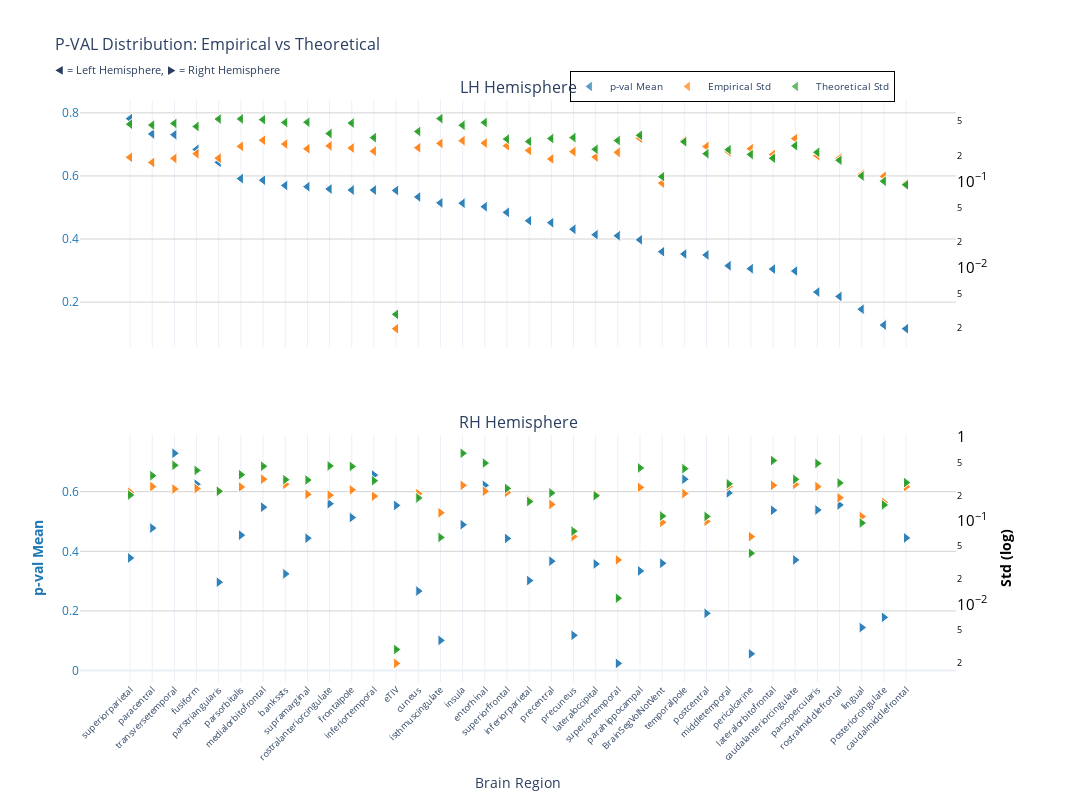
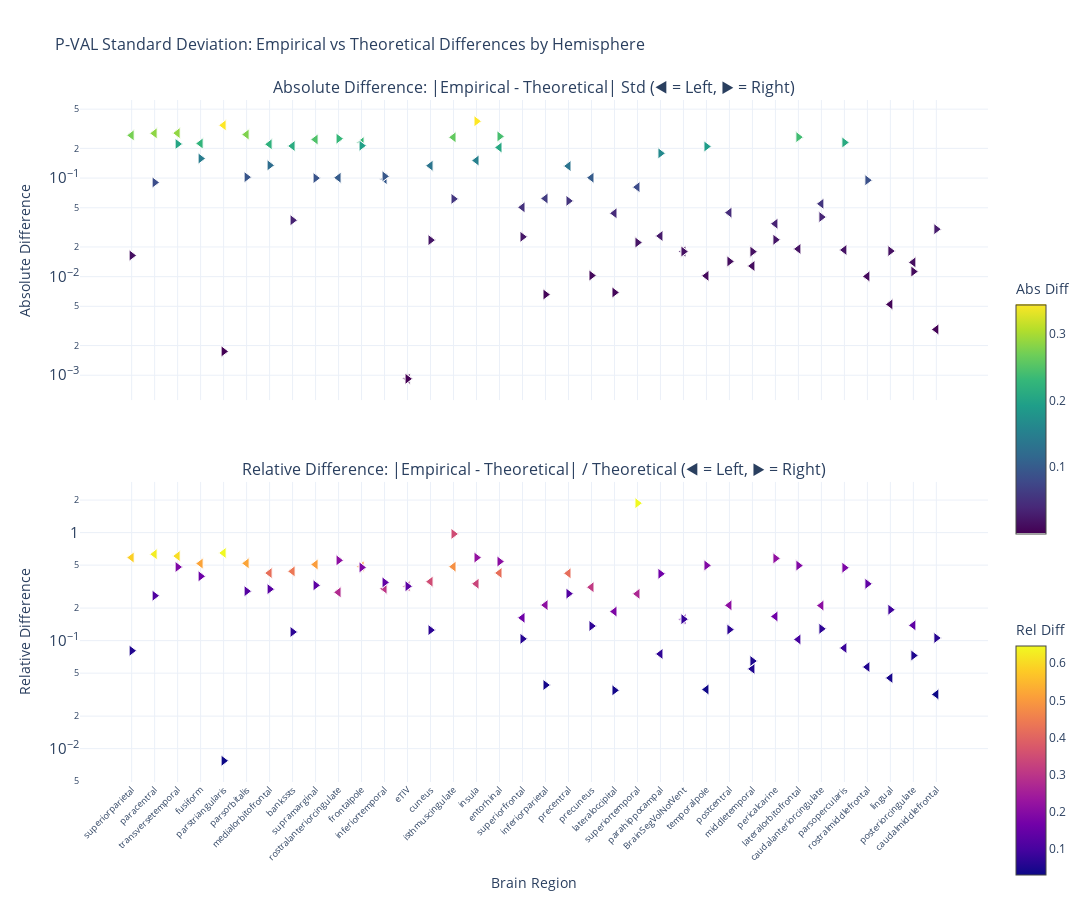

The notebook cell these images were saved under, in order:
### Markdown cell above
### p-value

### Code cell
nu_nav = df_navr[(df_navr["study"] == "longitudinal") & (df_navr["group"] == "HC-PD")]
data_path = stats_dir / f"partial_correlation_longitudinal_{METRIC}.parquet"
df, stats = get_test_stats(
    data_path, stat_functions_F, nu_nav, hemisphere=True, study="longitudinal"
)
show_figure(
    stats, hemisphere=True, stat_name="p-val", study="longitudinal", metric=METRIC
)

### Figure 1 — Plotly figure (JSON) as saved in the notebook; plotly's stock layout.template omitted (floating-point values rounded to 4 significant figures)
{"data": [{"hovertemplate": "<b>%{x}</b><br>Mean p-val: %{y:.2f}<br><extra></extra>", "legendgroup": "mean", "marker": {"color": "#1f77b4", "line": {"color": "white", "width": 1}, "opacity": 0.7, "size": 10, "symbol": "triangle-left"}, "mode": "markers", "name": "p-val Mean", "showlegend": true, "type": "scatter", "x": ["superiorparietal", "superiorparietal", "paracentral", "paracentral", "transversetemporal", "transversetemporal", "fusiform", "fusiform", "parstriangularis", "parstriangularis", "parsorbitalis", "parsorbitalis", "medialorbitofrontal", "medialorbitofrontal", "bankssts", "bankssts", "supramarginal", "supramarginal", "rostralanteriorcingulate", "rostralanteriorcingulate", "frontalpole", "frontalpole", "inferiortemporal", "inferiortemporal", "eTIV", "eTIV", "cuneus", "cuneus", "isthmuscingulate", "isthmuscingulate", "insula", "insula", "entorhinal", "entorhinal", "superiorfrontal", "superiorfrontal", "inferiorparietal", "inferiorparietal", "precentral", "precentral", "precuneus", "precuneus", "lateraloccipital", "lateraloccipital", "superiortemporal", "superiortemporal", "parahippocampal", "parahippocampal", "BrainSegVolNotVent", "BrainSegVolNotVent", "temporalpole", "temporalpole", "postcentral", "postcentral", "middletemporal", "middletemporal", "pericalcarine", "pericalcarine", "lateralorbitofrontal", "lateralorbitofrontal", "caudalanteriorcingulate", "caudalanteriorcingulate", "parsopercularis", "parsopercularis", "rostralmiddlefrontal", "rostralmiddlefrontal", "lingual", "lingual", "posteriorcingulate", "posteriorcingulate", "caudalmiddlefrontal", "caudalmiddlefrontal"], "xaxis": "x", "y": [0.7817, 0.7817, 0.733, 0.733, 0.7307, 0.7307, 0.6842, 0.6842, 0.6432, 0.6432, 0.5915, 0.5915, 0.5865, 0.5865, 0.5699, 0.5699, 0.566, 0.566, 0.5586, 0.5586, 0.5555, 0.5555, 0.5553, 0.5553, 0.5539, 0.5539, 0.5334, 0.5334, 0.5147, 0.5147, 0.5136, 0.5136, 0.5027, 0.5027, 0.4846, 0.4846, 0.4581, 0.4581, 0.4518, 0.4518, 0.431, 0.431, 0.4138, 0.4138, 0.4104, 0.4104, 0.3975, 0.3975, 0.3599, 0.3599, 0.3527, 0.3527, 0.3496, 0.3496, 0.3153, 0.3153, 0.3061, 0.3061, 0.3047, 0.3047, 0.2986, 0.2986, 0.2318, 0.2318, 0.2179, 0.2179, 0.1776, 0.1776, 0.1274, 0.1274, 0.1157, 0.1157], "yaxis": "y"}, {"hovertemplate": "<b>%{x}</b><br>Empirical Std: %{y:.3f}<br><extra></extra>", "legendgroup": "empirical", "marker": {"color": "#ff7f0e", "line": {"color": "white", "width": 1}, "opacity": 0.7, "size": 10, "symbol": "triangle-left"}, "mode": "markers", "name": "Empirical Std", "showlegend": true, "type": "scatter", "x": ["superiorparietal", "superiorparietal", "paracentral", "paracentral", "transversetemporal", "transversetemporal", "fusiform", "fusiform", "parstriangularis", "parstriangularis", "parsorbitalis", "parsorbitalis", "medialorbitofrontal", "medialorbitofrontal", "bankssts", "bankssts", "supramarginal", "supramarginal", "rostralanteriorcingulate", "rostralanteriorcingulate", "frontalpole", "frontalpole", "inferiortemporal", "inferiortemporal", "eTIV", "eTIV", "cuneus", "cuneus", "isthmuscingulate", "isthmuscingulate", "insula", "insula", "entorhinal", "entorhinal", "superiorfrontal", "superiorfrontal", "inferiorparietal", "inferiorparietal", "precentral", "precentral", "precuneus", "precuneus", "lateraloccipital", "lateraloccipital", "superiortemporal", "superiortemporal", "parahippocampal", "parahippocampal", "BrainSegVolNotVent", "BrainSegVolNotVent", "temporalpole", "temporalpole", "postcentral", "postcentral", "middletemporal", "middletemporal", "pericalcarine", "pericalcarine", "lateralorbitofrontal", "lateralorbitofrontal", "caudalanteriorcingulate", "caudalanteriorcingulate", "parsopercularis", "parsopercularis", "rostralmiddlefrontal", "rostralmiddlefrontal", "lingual", "lingual", "posteriorcingulate", "posteriorcingulate", "caudalmiddlefrontal", "caudalmiddlefrontal"], "xaxis": "x", "y": [0.1908, 0.1908, 0.1665, 0.1665, 0.1856, 0.1856, 0.2099, 0.2099, 0.1867, 0.1867, 0.2559, 0.2559, 0.3016, 0.3016, 0.2718, 0.2718, 0.2399, 0.2399, 0.2591, 0.2591, 0.2448, 0.2448, 0.225, 0.225, 0.001968, 0.001968, 0.2464, 0.2464, 0.277, 0.277, 0.298, 0.298, 0.279, 0.279, 0.26, 0.26, 0.229, 0.229, 0.1829, 0.1829, 0.2221, 0.2221, 0.1925, 0.1925, 0.2179, 0.2179, 0.3178, 0.3178, 0.09586, 0.09586, 0.2989, 0.2989, 0.2548, 0.2548, 0.2214, 0.2214, 0.2402, 0.2402, 0.2055, 0.2055, 0.3147, 0.3147, 0.1997, 0.1997, 0.1867, 0.1867, 0.1212, 0.1212, 0.1148, 0.1148, 0.09457, 0.09457], "yaxis": "y2"}, {"error_y": {"array": [0.009185, 0.009185, 0.008961, 0.008961, 0.009367, 0.009367, 0.00863, 0.00863, 0.01053, 0.01053, 0.01058, 0.01058, 0.01037, 0.01037, 0.009604, 0.009604, 0.009661, 0.009661, 0.007149, 0.007149, 0.00946, 0.00946, 0.00641, 0.00641, 5.738e-05, 5.738e-05, 0.007549, 0.007549, 0.01065, 0.01065, 0.008915, 0.008915, 0.009603, 0.009603, 0.006169, 0.006169, 0.005784, 0.005784, 0.006264, 0.006264, 0.006417, 0.006417, 0.004697, 0.004697, 0.005937, 0.005937, 0.006827, 0.006827, 0.002262, 0.002262, 0.005737, 0.005737, 0.004176, 0.004176, 0.004654, 0.004654, 0.004088, 0.004088, 0.003703, 0.003703, 0.005163, 0.005163, 0.004339, 0.004339, 0.003509, 0.003509, 0.002304, 0.002304, 0.002003, 0.002003, 0.001821, 0.001821], "arrayminus": [0.009003, 0.009003, 0.008784, 0.008784, 0.009181, 0.009181, 0.008459, 0.008459, 0.01032, 0.01032, 0.01037, 0.01037, 0.01016, 0.01016, 0.009414, 0.009414, 0.00947, 0.00947, 0.007007, 0.007007, 0.009272, 0.009272, 0.006283, 0.006283, 5.624e-05, 5.624e-05, 0.0074, 0.0074, 0.01044, 0.01044, 0.008738, 0.008738, 0.009413, 0.009413, 0.006047, 0.006047, 0.005669, 0.005669, 0.00614, 0.00614, 0.006289, 0.006289, 0.004604, 0.004604, 0.005819, 0.005819, 0.006692, 0.006692, 0.002217, 0.002217, 0.005623, 0.005623, 0.004093, 0.004093, 0.004562, 0.004562, 0.004007, 0.004007, 0.00363, 0.00363, 0.00506, 0.00506, 0.004253, 0.004253, 0.003439, 0.003439, 0.002259, 0.002259, 0.001964, 0.001964, 0.001785, 0.001785], "color": "#2ca02c", "thickness": 1, "type": "data", "visible": true, "width": 2}, "hovertemplate": "<b>%{x}</b><br>Theoretical Std: %{y:.3f}<br><extra></extra>", "legendgroup": "theoretical", "marker": {"color": "#2ca02c", "line": {"color": "white", "width": 1}, "opacity": 0.7, "size": 10, "symbol": "triangle-left"}, "mode": "markers", "name": "Theoretical Std", "showlegend": true, "type": "scatter", "x": ["superiorparietal", "superiorparietal", "paracentral", "paracentral", "transversetemporal", "transversetemporal", "fusiform", "fusiform", "parstriangularis", "parstriangularis", "parsorbitalis", "parsorbitalis", "medialorbitofrontal", "medialorbitofrontal", "bankssts", "bankssts", "supramarginal", "supramarginal", "rostralanteriorcingulate", "rostralanteriorcingulate", "frontalpole", "frontalpole", "inferiortemporal", "inferiortemporal", "eTIV", "eTIV", "cuneus", "cuneus", "isthmuscingulate", "isthmuscingulate", "insula", "insula", "entorhinal", "entorhinal", "superiorfrontal", "superiorfrontal", "inferiorparietal", "inferiorparietal", "precentral", "precentral", "precuneus", "precuneus", "lateraloccipital", "lateraloccipital", "superiortemporal", "superiortemporal", "parahippocampal", "parahippocampal", "BrainSegVolNotVent", "BrainSegVolNotVent", "temporalpole", "temporalpole", "postcentral", "postcentral", "middletemporal", "middletemporal", "pericalcarine", "pericalcarine", "lateralorbitofrontal", "lateralorbitofrontal", "caudalanteriorcingulate", "caudalanteriorcingulate", "parsopercularis", "parsopercularis", "rostralmiddlefrontal", "rostralmiddlefrontal", "lingual", "lingual", "posteriorcingulate", "posteriorcingulate", "caudalmiddlefrontal", "caudalmiddlefrontal"], "xaxis": "x", "y": [0.4623, 0.4623, 0.451, 0.451, 0.4714, 0.4714, 0.4343, 0.4343, 0.53, 0.53, 0.5324, 0.5324, 0.5218, 0.5218, 0.4834, 0.4834, 0.4862, 0.4862, 0.3598, 0.3598, 0.4761, 0.4761, 0.3226, 0.3226, 0.002888, 0.002888, 0.38, 0.38, 0.5362, 0.5362, 0.4487, 0.4487, 0.4833, 0.4833, 0.3105, 0.3105, 0.2911, 0.2911, 0.3153, 0.3153, 0.3229, 0.3229, 0.2364, 0.2364, 0.2988, 0.2988, 0.3436, 0.3436, 0.1139, 0.1139, 0.2887, 0.2887, 0.2102, 0.2102, 0.2342, 0.2342, 0.2058, 0.2058, 0.1864, 0.1864, 0.2598, 0.2598, 0.2184, 0.2184, 0.1766, 0.1766, 0.116, 0.116, 0.1008, 0.1008, 0.09165, 0.09165], "yaxis": "y2"}, {"hovertemplate": "<b>%{x}</b><br>Mean p-val: %{y:.2f}<br><extra></extra>", "legendgroup": "mean", "marker": {"color": "#1f77b4", "line": {"color": "white", "width": 1}, "opacity": 0.7, "size": 10, "symbol": "triangle-right"}, "mode": "markers", "name": "p-val Mean", "showlegend": false, "type": "scatter", "x": ["transversetemporal", "transversetemporal", "inferiortemporal", "inferiortemporal", "temporalpole", "temporalpole", "fusiform", "fusiform", "entorhinal", "entorhinal", "middletemporal", "middletemporal", "rostralanteriorcingulate", "rostralanteriorcingulate", "rostralmiddlefrontal", "rostralmiddlefrontal", "eTIV", "eTIV", "medialorbitofrontal", "medialorbitofrontal", "parsopercularis", "parsopercularis", "lateralorbitofrontal", "lateralorbitofrontal", "frontalpole", "frontalpole", "insula", "insula", "paracentral", "paracentral", "parsorbitalis", "parsorbitalis", "caudalmiddlefrontal", "caudalmiddlefrontal", "supramarginal", "supramarginal", "superiorfrontal", "superiorfrontal", "superiorparietal", "superiorparietal", "caudalanteriorcingulate", "caudalanteriorcingulate", "precentral", "precentral", "BrainSegVolNotVent", "BrainSegVolNotVent", "lateraloccipital", "lateraloccipital", "parahippocampal", "parahippocampal", "bankssts", "bankssts", "inferiorparietal", "inferiorparietal", "parstriangularis", "parstriangularis", "cuneus", "cuneus", "postcentral", "postcentral", "posteriorcingulate", "posteriorcingulate", "lingual", "lingual", "precuneus", "precuneus", "isthmuscingulate", "isthmuscingulate", "pericalcarine", "pericalcarine", "superiortemporal", "superiortemporal"], "xaxis": "x2", "y": [0.7287, 0.7287, 0.6555, 0.6555, 0.6418, 0.6418, 0.6251, 0.6251, 0.6212, 0.6212, 0.5958, 0.5958, 0.5596, 0.5596, 0.5555, 0.5555, 0.5539, 0.5539, 0.548, 0.548, 0.5385, 0.5385, 0.5376, 0.5376, 0.5134, 0.5134, 0.4893, 0.4893, 0.4779, 0.4779, 0.4542, 0.4542, 0.4448, 0.4448, 0.444, 0.444, 0.443, 0.443, 0.3777, 0.3777, 0.3711, 0.3711, 0.367, 0.367, 0.3599, 0.3599, 0.3577, 0.3577, 0.3341, 0.3341, 0.3244, 0.3244, 0.3019, 0.3019, 0.2964, 0.2964, 0.2666, 0.2666, 0.192, 0.192, 0.1786, 0.1786, 0.1443, 0.1443, 0.1182, 0.1182, 0.1013, 0.1013, 0.05622, 0.05622, 0.02422, 0.02422], "yaxis": "y3"}, {"hovertemplate": "<b>%{x}</b><br>Empirical Std: %{y:.3f}<br><extra></extra>", "legendgroup": "empirical", "marker": {"color": "#ff7f0e", "line": {"color": "white", "width": 1}, "opacity": 0.7, "size": 10, "symbol": "triangle-right"}, "mode": "markers", "name": "Empirical Std", "showlegend": false, "type": "scatter", "x": ["transversetemporal", "transversetemporal", "inferiortemporal", "inferiortemporal", "temporalpole", "temporalpole", "fusiform", "fusiform", "entorhinal", "entorhinal", "middletemporal", "middletemporal", "rostralanteriorcingulate", "rostralanteriorcingulate", "rostralmiddlefrontal", "rostralmiddlefrontal", "eTIV", "eTIV", "medialorbitofrontal", "medialorbitofrontal", "parsopercularis", "parsopercularis", "lateralorbitofrontal", "lateralorbitofrontal", "frontalpole", "frontalpole", "insula", "insula", "paracentral", "paracentral", "parsorbitalis", "parsorbitalis", "caudalmiddlefrontal", "caudalmiddlefrontal", "supramarginal", "supramarginal", "superiorfrontal", "superiorfrontal", "superiorparietal", "superiorparietal", "caudalanteriorcingulate", "caudalanteriorcingulate", "precentral", "precentral", "BrainSegVolNotVent", "BrainSegVolNotVent", "lateraloccipital", "lateraloccipital", "parahippocampal", "parahippocampal", "bankssts", "bankssts", "inferiorparietal", "inferiorparietal", "parstriangularis", "parstriangularis", "cuneus", "cuneus", "postcentral", "postcentral", "posteriorcingulate", "posteriorcingulate", "lingual", "lingual", "precuneus", "precuneus", "isthmuscingulate", "isthmuscingulate", "pericalcarine", "pericalcarine", "superiortemporal", "superiortemporal"], "xaxis": "x2", "y": [0.2401, 0.2401, 0.1971, 0.1971, 0.2118, 0.2118, 0.243, 0.243, 0.2258, 0.2258, 0.2591, 0.2591, 0.2026, 0.2026, 0.1887, 0.1887, 0.001968, 0.001968, 0.3148, 0.3148, 0.2563, 0.2563, 0.2655, 0.2655, 0.2344, 0.2344, 0.2656, 0.2656, 0.2565, 0.2565, 0.254, 0.254, 0.2563, 0.2563, 0.2077, 0.2077, 0.2188, 0.2188, 0.2198, 0.2198, 0.2728, 0.2728, 0.157, 0.157, 0.09586, 0.09586, 0.2064, 0.2064, 0.2509, 0.2509, 0.2732, 0.2732, 0.1764, 0.1764, 0.2275, 0.2275, 0.2111, 0.2111, 0.09856, 0.09856, 0.1661, 0.1661, 0.1124, 0.1124, 0.06492, 0.06492, 0.1247, 0.1247, 0.06465, 0.06465, 0.03405, 0.03405], "yaxis": "y4"}, {"error_y": {"array": [0.009175, 0.009175, 0.005985, 0.005985, 0.008361, 0.008361, 0.007965, 0.007965, 0.009744, 0.009744, 0.005504, 0.005504, 0.009012, 0.009012, 0.005641, 0.005641, 5.738e-05, 5.738e-05, 0.00893, 0.00893, 0.009657, 0.009657, 0.01045, 0.01045, 0.00889, 0.00889, 0.01277, 0.01277, 0.006891, 0.006891, 0.007076, 0.007076, 0.005696, 0.005696, 0.006112, 0.006112, 0.004851, 0.004851, 0.004041, 0.004041, 0.006221, 0.006221, 0.004285, 0.004285, 0.002262, 0.002262, 0.003964, 0.003964, 0.008527, 0.008527, 0.00617, 0.00617, 0.003374, 0.003374, 0.004486, 0.004486, 0.003728, 0.003728, 0.002242, 0.002242, 0.003076, 0.003076, 0.001871, 0.001871, 0.001494, 0.001494, 0.001257, 0.001257, 0.0008145, 0.0008145, 0.0002356, 0.0002356], "arrayminus": [0.008993, 0.008993, 0.005867, 0.005867, 0.008195, 0.008195, 0.007807, 0.007807, 0.00955, 0.00955, 0.005395, 0.005395, 0.008833, 0.008833, 0.005529, 0.005529, 5.624e-05, 5.624e-05, 0.008753, 0.008753, 0.009466, 0.009466, 0.01024, 0.01024, 0.008714, 0.008714, 0.01252, 0.01252, 0.006754, 0.006754, 0.006935, 0.006935, 0.005583, 0.005583, 0.005991, 0.005991, 0.004754, 0.004754, 0.003961, 0.003961, 0.006098, 0.006098, 0.0042, 0.0042, 0.002217, 0.002217, 0.003885, 0.003885, 0.008358, 0.008358, 0.006048, 0.006048, 0.003307, 0.003307, 0.004397, 0.004397, 0.003654, 0.003654, 0.002197, 0.002197, 0.003015, 0.003015, 0.001834, 0.001834, 0.001464, 0.001464, 0.001232, 0.001232, 0.0007984, 0.0007984, 0.0002309, 0.0002309], "color": "#2ca02c", "thickness": 1, "type": "data", "visible": true, "width": 2}, "hovertemplate": "<b>%{x}</b><br>Theoretical Std: %{y:.3f}<br><extra></extra>", "legendgroup": "theoretical", "marker": {"color": "#2ca02c", "line": {"color": "white", "width": 1}, "opacity": 0.7, "size": 10, "symbol": "triangle-right"}, "mode": "markers", "name": "Theoretical Std", "showlegend": false, "type": "scatter", "x": ["transversetemporal", "transversetemporal", "inferiortemporal", "inferiortemporal", "temporalpole", "temporalpole", "fusiform", "fusiform", "entorhinal", "entorhinal", "middletemporal", "middletemporal", "rostralanteriorcingulate", "rostralanteriorcingulate", "rostralmiddlefrontal", "rostralmiddlefrontal", "eTIV", "eTIV", "medialorbitofrontal", "medialorbitofrontal", "parsopercularis", "parsopercularis", "lateralorbitofrontal", "lateralorbitofrontal", "frontalpole", "frontalpole", "insula", "insula", "paracentral", "paracentral", "parsorbitalis", "parsorbitalis", "caudalmiddlefrontal", "caudalmiddlefrontal", "supramarginal", "supramarginal", "superiorfrontal", "superiorfrontal", "superiorparietal", "superiorparietal", "caudalanteriorcingulate", "caudalanteriorcingulate", "precentral", "precentral", "BrainSegVolNotVent", "BrainSegVolNotVent", "lateraloccipital", "lateraloccipital", "parahippocampal", "parahippocampal", "bankssts", "bankssts", "inferiorparietal", "inferiorparietal", "parstriangularis", "parstriangularis", "cuneus", "cuneus", "postcentral", "postcentral", "posteriorcingulate", "posteriorcingulate", "lingual", "lingual", "precuneus", "precuneus", "isthmuscingulate", "isthmuscingulate", "pericalcarine", "pericalcarine", "superiortemporal", "superiortemporal"], "xaxis": "x2", "y": [0.4618, 0.4618, 0.3012, 0.3012, 0.4208, 0.4208, 0.4009, 0.4009, 0.4904, 0.4904, 0.277, 0.277, 0.4536, 0.4536, 0.2839, 0.2839, 0.002888, 0.002888, 0.4495, 0.4495, 0.486, 0.486, 0.5258, 0.5258, 0.4474, 0.4474, 0.6427, 0.6427, 0.3468, 0.3468, 0.3561, 0.3561, 0.2867, 0.2867, 0.3076, 0.3076, 0.2441, 0.2441, 0.2034, 0.2034, 0.3131, 0.3131, 0.2157, 0.2157, 0.1139, 0.1139, 0.1995, 0.1995, 0.4292, 0.4292, 0.3105, 0.3105, 0.1698, 0.1698, 0.2258, 0.2258, 0.1876, 0.1876, 0.1128, 0.1128, 0.1548, 0.1548, 0.09416, 0.09416, 0.07518, 0.07518, 0.06326, 0.06326, 0.04099, 0.04099, 0.01186, 0.01186], "yaxis": "y4"}], "layout": {"annotations": [{"font": {"size": 16}, "showarrow": false, "text": "LH Hemisphere", "x": 0.47, "xanchor": "center", "xref": "paper", "y": 1, "yanchor": "bottom", "yref": "paper"}, {"font": {"size": 16}, "showarrow": false, "text": "RH Hemisphere", "x": 0.47, "xanchor": "center", "xref": "paper", "y": 0.425, "yanchor": "bottom", "yref": "paper"}], "height": 800, "hovermode": "x", "legend": {"bgcolor": "rgba(255, 255, 255, 0.9)", "bordercolor": "black", "borderwidth": 1, "font": {"size": 10}, "orientation": "h", "x": 0.7, "xanchor": "center", "y": 1.05}, "title": {"font": {"size": 16}, "text": "P-VAL Distribution: Empirical vs Theoretical<br><sub>◀ = Left Hemisphere, ▶ = Right Hemisphere</sub>"}, "width": 1400, "xaxis": {"anchor": "y", "domain": [0, 0.94], "matches": "x2", "showticklabels": false}, "xaxis2": {"anchor": "y3", "domain": [0, 0.94], "tickangle": -45, "tickfont": {"size": 9}, "title": {"text": "Brain Region"}}, "yaxis": {"anchor": "x", "domain": [0.575, 1], "gridcolor": "lightgray", "showgrid": true, "tickfont": {"color": "#1f77b4"}, "title": {"font": {"color": "#1f77b4"}, "text": ""}}, "yaxis2": {"anchor": "x", "exponentformat": "power", "overlaying": "y", "showgrid": false, "side": "right", "tickfont": {"color": "black"}, "title": {"font": {"color": "black"}, "text": ""}, "type": "log"}, "yaxis3": {"anchor": "x2", "domain": [0, 0.425], "gridcolor": "lightgray", "showgrid": true, "tickfont": {"color": "#1f77b4"}, "title": {"font": {"color": "#1f77b4"}, "text": "<b>p-val Mean</b>"}}, "yaxis4": {"anchor": "x2", "exponentformat": "power", "overlaying": "y3", "showgrid": false, "side": "right", "tickfont": {"color": "black"}, "title": {"font": {"color": "black"}, "text": "<b>Std (log)</b>"}, "type": "log"}}}

### Figure 2 — Plotly figure (JSON) as saved in the notebook; plotly's stock layout.template omitted (floating-point values rounded to 4 significant figures)
{"data": [{"hovertemplate": "<b>%{x}</b><br>Hemisphere: %{text}<br>Abs Diff: %{y:.4f}<br><extra></extra>", "legendgroup": "abs_lh", "marker": {"color": [0.2714, 0.2714, 0.2845, 0.2845, 0.2859, 0.2859, 0.2244, 0.2244, 0.3432, 0.3432, 0.2764, 0.2764, 0.2203, 0.2203, 0.2115, 0.2115, 0.2463, 0.2463, 0.1007, 0.1007, 0.2313, 0.2313, 0.09763, 0.09763, 0.0009194, 0.0009194, 0.1335, 0.1335, 0.2592, 0.2592, 0.1507, 0.1507, 0.2044, 0.2044, 0.05047, 0.05047, 0.06206, 0.06206, 0.1324, 0.1324, 0.1008, 0.1008, 0.04393, 0.04393, 0.08093, 0.08093, 0.02586, 0.02586, 0.01799, 0.01799, 0.01018, 0.01018, 0.0446, 0.0446, 0.01282, 0.01282, 0.03443, 0.03443, 0.0191, 0.0191, 0.05484, 0.05484, 0.01865, 0.01865, 0.01006, 0.01006, 0.005234, 0.005234, 0.01397, 0.01397, 0.002913, 0.002913], "colorbar": {"len": 0.4, "title": {"text": "Abs Diff"}, "y": 0.75, "yanchor": "top"}, "colorscale": [[0, "#440154"], [0.1111, "#482878"], [0.2222, "#3e4989"], [0.3333, "#31688e"], [0.4444, "#26828e"], [0.5556, "#1f9e89"], [0.6667, "#35b779"], [0.7778, "#6ece58"], [0.8889, "#b5de2b"], [1, "#fde725"]], "line": {"color": "white", "width": 1}, "showscale": true, "size": 10, "symbol": "triangle-left"}, "mode": "markers", "name": "Absolute (lh)", "showlegend": false, "text": ["lh", "lh", "lh", "lh", "lh", "lh", "lh", "lh", "lh", "lh", "lh", "lh", "lh", "lh", "lh", "lh", "lh", "lh", "lh", "lh", "lh", "lh", "lh", "lh", "lh", "lh", "lh", "lh", "lh", "lh", "lh", "lh", "lh", "lh", "lh", "lh", "lh", "lh", "lh", "lh", "lh", "lh", "lh", "lh", "lh", "lh", "lh", "lh", "lh", "lh", "lh", "lh", "lh", "lh", "lh", "lh", "lh", "lh", "lh", "lh", "lh", "lh", "lh", "lh", "lh", "lh", "lh", "lh", "lh", "lh", "lh", "lh"], "type": "scatter", "x": ["superiorparietal", "superiorparietal", "paracentral", "paracentral", "transversetemporal", "transversetemporal", "fusiform", "fusiform", "parstriangularis", "parstriangularis", "parsorbitalis", "parsorbitalis", "medialorbitofrontal", "medialorbitofrontal", "bankssts", "bankssts", "supramarginal", "supramarginal", "rostralanteriorcingulate", "rostralanteriorcingulate", "frontalpole", "frontalpole", "inferiortemporal", "inferiortemporal", "eTIV", "eTIV", "cuneus", "cuneus", "isthmuscingulate", "isthmuscingulate", "insula", "insula", "entorhinal", "entorhinal", "superiorfrontal", "superiorfrontal", "inferiorparietal", "inferiorparietal", "precentral", "precentral", "precuneus", "precuneus", "lateraloccipital", "lateraloccipital", "superiortemporal", "superiortemporal", "parahippocampal", "parahippocampal", "BrainSegVolNotVent", "BrainSegVolNotVent", "temporalpole", "temporalpole", "postcentral", "postcentral", "middletemporal", "middletemporal", "pericalcarine", "pericalcarine", "lateralorbitofrontal", "lateralorbitofrontal", "caudalanteriorcingulate", "caudalanteriorcingulate", "parsopercularis", "parsopercularis", "rostralmiddlefrontal", "rostralmiddlefrontal", "lingual", "lingual", "posteriorcingulate", "posteriorcingulate", "caudalmiddlefrontal", "caudalmiddlefrontal"], "xaxis": "x", "y": [0.2714, 0.2714, 0.2845, 0.2845, 0.2859, 0.2859, 0.2244, 0.2244, 0.3432, 0.3432, 0.2764, 0.2764, 0.2203, 0.2203, 0.2115, 0.2115, 0.2463, 0.2463, 0.1007, 0.1007, 0.2313, 0.2313, 0.09763, 0.09763, 0.0009194, 0.0009194, 0.1335, 0.1335, 0.2592, 0.2592, 0.1507, 0.1507, 0.2044, 0.2044, 0.05047, 0.05047, 0.06206, 0.06206, 0.1324, 0.1324, 0.1008, 0.1008, 0.04393, 0.04393, 0.08093, 0.08093, 0.02586, 0.02586, 0.01799, 0.01799, 0.01018, 0.01018, 0.0446, 0.0446, 0.01282, 0.01282, 0.03443, 0.03443, 0.0191, 0.0191, 0.05484, 0.05484, 0.01865, 0.01865, 0.01006, 0.01006, 0.005234, 0.005234, 0.01397, 0.01397, 0.002913, 0.002913], "yaxis": "y"}, {"hovertemplate": "<b>%{x}</b><br>Hemisphere: %{text}<br>Rel Diff: %{y:.2%}<br><extra></extra>", "legendgroup": "rel_lh", "marker": {"color": [0.5872, 0.5872, 0.6308, 0.6308, 0.6064, 0.6064, 0.5167, 0.5167, 0.6477, 0.6477, 0.5192, 0.5192, 0.4221, 0.4221, 0.4376, 0.4376, 0.5065, 0.5065, 0.28, 0.28, 0.4858, 0.4858, 0.3026, 0.3026, 0.3184, 0.3184, 0.3514, 0.3514, 0.4834, 0.4834, 0.3359, 0.3359, 0.4228, 0.4228, 0.1626, 0.1626, 0.2132, 0.2132, 0.4198, 0.4198, 0.3123, 0.3123, 0.1858, 0.1858, 0.2709, 0.2709, 0.07526, 0.07526, 0.158, 0.158, 0.03527, 0.03527, 0.2122, 0.2122, 0.05474, 0.05474, 0.1673, 0.1673, 0.1025, 0.1025, 0.2111, 0.2111, 0.08541, 0.08541, 0.05697, 0.05697, 0.04513, 0.04513, 0.1385, 0.1385, 0.03179, 0.03179], "colorbar": {"len": 0.4, "title": {"text": "Rel Diff"}, "y": 0.25, "yanchor": "top"}, "colorscale": [[0, "#0d0887"], [0.1111, "#46039f"], [0.2222, "#7201a8"], [0.3333, "#9c179e"], [0.4444, "#bd3786"], [0.5556, "#d8576b"], [0.6667, "#ed7953"], [0.7778, "#fb9f3a"], [0.8889, "#fdca26"], [1, "#f0f921"]], "line": {"color": "white", "width": 1}, "showscale": true, "size": 10, "symbol": "triangle-left"}, "mode": "markers", "name": "Relative (lh)", "showlegend": false, "text": ["lh", "lh", "lh", "lh", "lh", "lh", "lh", "lh", "lh", "lh", "lh", "lh", "lh", "lh", "lh", "lh", "lh", "lh", "lh", "lh", "lh", "lh", "lh", "lh", "lh", "lh", "lh", "lh", "lh", "lh", "lh", "lh", "lh", "lh", "lh", "lh", "lh", "lh", "lh", "lh", "lh", "lh", "lh", "lh", "lh", "lh", "lh", "lh", "lh", "lh", "lh", "lh", "lh", "lh", "lh", "lh", "lh", "lh", "lh", "lh", "lh", "lh", "lh", "lh", "lh", "lh", "lh", "lh", "lh", "lh", "lh", "lh"], "type": "scatter", "x": ["superiorparietal", "superiorparietal", "paracentral", "paracentral", "transversetemporal", "transversetemporal", "fusiform", "fusiform", "parstriangularis", "parstriangularis", "parsorbitalis", "parsorbitalis", "medialorbitofrontal", "medialorbitofrontal", "bankssts", "bankssts", "supramarginal", "supramarginal", "rostralanteriorcingulate", "rostralanteriorcingulate", "frontalpole", "frontalpole", "inferiortemporal", "inferiortemporal", "eTIV", "eTIV", "cuneus", "cuneus", "isthmuscingulate", "isthmuscingulate", "insula", "insula", "entorhinal", "entorhinal", "superiorfrontal", "superiorfrontal", "inferiorparietal", "inferiorparietal", "precentral", "precentral", "precuneus", "precuneus", "lateraloccipital", "lateraloccipital", "superiortemporal", "superiortemporal", "parahippocampal", "parahippocampal", "BrainSegVolNotVent", "BrainSegVolNotVent", "temporalpole", "temporalpole", "postcentral", "postcentral", "middletemporal", "middletemporal", "pericalcarine", "pericalcarine", "lateralorbitofrontal", "lateralorbitofrontal", "caudalanteriorcingulate", "caudalanteriorcingulate", "parsopercularis", "parsopercularis", "rostralmiddlefrontal", "rostralmiddlefrontal", "lingual", "lingual", "posteriorcingulate", "posteriorcingulate", "caudalmiddlefrontal", "caudalmiddlefrontal"], "xaxis": "x2", "y": [0.5872, 0.5872, 0.6308, 0.6308, 0.6064, 0.6064, 0.5167, 0.5167, 0.6477, 0.6477, 0.5192, 0.5192, 0.4221, 0.4221, 0.4376, 0.4376, 0.5065, 0.5065, 0.28, 0.28, 0.4858, 0.4858, 0.3026, 0.3026, 0.3184, 0.3184, 0.3514, 0.3514, 0.4834, 0.4834, 0.3359, 0.3359, 0.4228, 0.4228, 0.1626, 0.1626, 0.2132, 0.2132, 0.4198, 0.4198, 0.3123, 0.3123, 0.1858, 0.1858, 0.2709, 0.2709, 0.07526, 0.07526, 0.158, 0.158, 0.03527, 0.03527, 0.2122, 0.2122, 0.05474, 0.05474, 0.1673, 0.1673, 0.1025, 0.1025, 0.2111, 0.2111, 0.08541, 0.08541, 0.05697, 0.05697, 0.04513, 0.04513, 0.1385, 0.1385, 0.03179, 0.03179], "yaxis": "y2"}, {"hovertemplate": "<b>%{x}</b><br>Hemisphere: %{text}<br>Abs Diff: %{y:.4f}<br><extra></extra>", "legendgroup": "abs_rh", "marker": {"color": [0.2217, 0.2217, 0.1042, 0.1042, 0.209, 0.209, 0.1578, 0.1578, 0.2646, 0.2646, 0.01794, 0.01794, 0.251, 0.251, 0.09516, 0.09516, 0.0009194, 0.0009194, 0.1347, 0.1347, 0.2297, 0.2297, 0.2602, 0.2602, 0.2131, 0.2131, 0.3771, 0.3771, 0.09027, 0.09027, 0.1021, 0.1021, 0.03031, 0.03031, 0.09994, 0.09994, 0.02534, 0.02534, 0.0164, 0.0164, 0.04025, 0.04025, 0.05866, 0.05866, 0.01799, 0.01799, 0.006913, 0.006913, 0.1782, 0.1782, 0.03734, 0.03734, 0.006588, 0.006588, 0.001744, 0.001744, 0.02348, 0.02348, 0.01427, 0.01427, 0.01127, 0.01127, 0.01819, 0.01819, 0.01027, 0.01027, 0.06148, 0.06148, 0.02365, 0.02365, 0.02219, 0.02219], "colorbar": {"len": 0.4, "title": {"text": "Abs Diff"}, "y": 0.75, "yanchor": "top"}, "colorscale": [[0, "#440154"], [0.1111, "#482878"], [0.2222, "#3e4989"], [0.3333, "#31688e"], [0.4444, "#26828e"], [0.5556, "#1f9e89"], [0.6667, "#35b779"], [0.7778, "#6ece58"], [0.8889, "#b5de2b"], [1, "#fde725"]], "line": {"color": "white", "width": 1}, "showscale": false, "size": 10, "symbol": "triangle-right"}, "mode": "markers", "name": "Absolute (rh)", "showlegend": false, "text": ["rh", "rh", "rh", "rh", "rh", "rh", "rh", "rh", "rh", "rh", "rh", "rh", "rh", "rh", "rh", "rh", "rh", "rh", "rh", "rh", "rh", "rh", "rh", "rh", "rh", "rh", "rh", "rh", "rh", "rh", "rh", "rh", "rh", "rh", "rh", "rh", "rh", "rh", "rh", "rh", "rh", "rh", "rh", "rh", "rh", "rh", "rh", "rh", "rh", "rh", "rh", "rh", "rh", "rh", "rh", "rh", "rh", "rh", "rh", "rh", "rh", "rh", "rh", "rh", "rh", "rh", "rh", "rh", "rh", "rh", "rh", "rh"], "type": "scatter", "x": ["transversetemporal", "transversetemporal", "inferiortemporal", "inferiortemporal", "temporalpole", "temporalpole", "fusiform", "fusiform", "entorhinal", "entorhinal", "middletemporal", "middletemporal", "rostralanteriorcingulate", "rostralanteriorcingulate", "rostralmiddlefrontal", "rostralmiddlefrontal", "eTIV", "eTIV", "medialorbitofrontal", "medialorbitofrontal", "parsopercularis", "parsopercularis", "lateralorbitofrontal", "lateralorbitofrontal", "frontalpole", "frontalpole", "insula", "insula", "paracentral", "paracentral", "parsorbitalis", "parsorbitalis", "caudalmiddlefrontal", "caudalmiddlefrontal", "supramarginal", "supramarginal", "superiorfrontal", "superiorfrontal", "superiorparietal", "superiorparietal", "caudalanteriorcingulate", "caudalanteriorcingulate", "precentral", "precentral", "BrainSegVolNotVent", "BrainSegVolNotVent", "lateraloccipital", "lateraloccipital", "parahippocampal", "parahippocampal", "bankssts", "bankssts", "inferiorparietal", "inferiorparietal", "parstriangularis", "parstriangularis", "cuneus", "cuneus", "postcentral", "postcentral", "posteriorcingulate", "posteriorcingulate", "lingual", "lingual", "precuneus", "precuneus", "isthmuscingulate", "isthmuscingulate", "pericalcarine", "pericalcarine", "superiortemporal", "superiortemporal"], "xaxis": "x", "y": [0.2217, 0.2217, 0.1042, 0.1042, 0.209, 0.209, 0.1578, 0.1578, 0.2646, 0.2646, 0.01794, 0.01794, 0.251, 0.251, 0.09516, 0.09516, 0.0009194, 0.0009194, 0.1347, 0.1347, 0.2297, 0.2297, 0.2602, 0.2602, 0.2131, 0.2131, 0.3771, 0.3771, 0.09027, 0.09027, 0.1021, 0.1021, 0.03031, 0.03031, 0.09994, 0.09994, 0.02534, 0.02534, 0.0164, 0.0164, 0.04025, 0.04025, 0.05866, 0.05866, 0.01799, 0.01799, 0.006913, 0.006913, 0.1782, 0.1782, 0.03734, 0.03734, 0.006588, 0.006588, 0.001744, 0.001744, 0.02348, 0.02348, 0.01427, 0.01427, 0.01127, 0.01127, 0.01819, 0.01819, 0.01027, 0.01027, 0.06148, 0.06148, 0.02365, 0.02365, 0.02219, 0.02219], "yaxis": "y"}, {"hovertemplate": "<b>%{x}</b><br>Hemisphere: %{text}<br>Rel Diff: %{y:.2%}<br><extra></extra>", "legendgroup": "rel_rh", "marker": {"color": [0.4801, 0.4801, 0.3458, 0.3458, 0.4968, 0.4968, 0.3938, 0.3938, 0.5395, 0.5395, 0.06476, 0.06476, 0.5533, 0.5533, 0.3352, 0.3352, 0.3184, 0.3184, 0.2996, 0.2996, 0.4727, 0.4727, 0.495, 0.495, 0.4762, 0.4762, 0.5867, 0.5867, 0.2603, 0.2603, 0.2868, 0.2868, 0.1057, 0.1057, 0.3249, 0.3249, 0.1038, 0.1038, 0.08063, 0.08063, 0.1286, 0.1286, 0.272, 0.272, 0.158, 0.158, 0.03465, 0.03465, 0.4153, 0.4153, 0.1202, 0.1202, 0.0388, 0.0388, 0.007726, 0.007726, 0.1251, 0.1251, 0.1264, 0.1264, 0.07281, 0.07281, 0.1932, 0.1932, 0.1366, 0.1366, 0.9718, 0.9718, 0.577, 0.577, 1.872, 1.872], "colorbar": {"len": 0.4, "title": {"text": "Rel Diff"}, "y": 0.25, "yanchor": "top"}, "colorscale": [[0, "#0d0887"], [0.1111, "#46039f"], [0.2222, "#7201a8"], [0.3333, "#9c179e"], [0.4444, "#bd3786"], [0.5556, "#d8576b"], [0.6667, "#ed7953"], [0.7778, "#fb9f3a"], [0.8889, "#fdca26"], [1, "#f0f921"]], "line": {"color": "white", "width": 1}, "showscale": false, "size": 10, "symbol": "triangle-right"}, "mode": "markers", "name": "Relative (rh)", "showlegend": false, "text": ["rh", "rh", "rh", "rh", "rh", "rh", "rh", "rh", "rh", "rh", "rh", "rh", "rh", "rh", "rh", "rh", "rh", "rh", "rh", "rh", "rh", "rh", "rh", "rh", "rh", "rh", "rh", "rh", "rh", "rh", "rh", "rh", "rh", "rh", "rh", "rh", "rh", "rh", "rh", "rh", "rh", "rh", "rh", "rh", "rh", "rh", "rh", "rh", "rh", "rh", "rh", "rh", "rh", "rh", "rh", "rh", "rh", "rh", "rh", "rh", "rh", "rh", "rh", "rh", "rh", "rh", "rh", "rh", "rh", "rh", "rh", "rh"], "type": "scatter", "x": ["transversetemporal", "transversetemporal", "inferiortemporal", "inferiortemporal", "temporalpole", "temporalpole", "fusiform", "fusiform", "entorhinal", "entorhinal", "middletemporal", "middletemporal", "rostralanteriorcingulate", "rostralanteriorcingulate", "rostralmiddlefrontal", "rostralmiddlefrontal", "eTIV", "eTIV", "medialorbitofrontal", "medialorbitofrontal", "parsopercularis", "parsopercularis", "lateralorbitofrontal", "lateralorbitofrontal", "frontalpole", "frontalpole", "insula", "insula", "paracentral", "paracentral", "parsorbitalis", "parsorbitalis", "caudalmiddlefrontal", "caudalmiddlefrontal", "supramarginal", "supramarginal", "superiorfrontal", "superiorfrontal", "superiorparietal", "superiorparietal", "caudalanteriorcingulate", "caudalanteriorcingulate", "precentral", "precentral", "BrainSegVolNotVent", "BrainSegVolNotVent", "lateraloccipital", "lateraloccipital", "parahippocampal", "parahippocampal", "bankssts", "bankssts", "inferiorparietal", "inferiorparietal", "parstriangularis", "parstriangularis", "cuneus", "cuneus", "postcentral", "postcentral", "posteriorcingulate", "posteriorcingulate", "lingual", "lingual", "precuneus", "precuneus", "isthmuscingulate", "isthmuscingulate", "pericalcarine", "pericalcarine", "superiortemporal", "superiortemporal"], "xaxis": "x2", "y": [0.4801, 0.4801, 0.3458, 0.3458, 0.4968, 0.4968, 0.3938, 0.3938, 0.5395, 0.5395, 0.06476, 0.06476, 0.5533, 0.5533, 0.3352, 0.3352, 0.3184, 0.3184, 0.2996, 0.2996, 0.4727, 0.4727, 0.495, 0.495, 0.4762, 0.4762, 0.5867, 0.5867, 0.2603, 0.2603, 0.2868, 0.2868, 0.1057, 0.1057, 0.3249, 0.3249, 0.1038, 0.1038, 0.08063, 0.08063, 0.1286, 0.1286, 0.272, 0.272, 0.158, 0.158, 0.03465, 0.03465, 0.4153, 0.4153, 0.1202, 0.1202, 0.0388, 0.0388, 0.007726, 0.007726, 0.1251, 0.1251, 0.1264, 0.1264, 0.07281, 0.07281, 0.1932, 0.1932, 0.1366, 0.1366, 0.9718, 0.9718, 0.577, 0.577, 1.872, 1.872], "yaxis": "y2"}], "layout": {"annotations": [{"font": {"size": 16}, "showarrow": false, "text": "Absolute Difference: |Empirical - Theoretical| Std (◀ = Left, ▶ = Right)", "x": 0.5, "xanchor": "center", "xref": "paper", "y": 1, "yanchor": "bottom", "yref": "paper"}, {"font": {"size": 16}, "showarrow": false, "text": "Relative Difference: |Empirical - Theoretical| / Theoretical (◀ = Left, ▶ = Right)", "x": 0.5, "xanchor": "center", "xref": "paper", "y": 0.44, "yanchor": "bottom", "yref": "paper"}], "height": 900, "hovermode": "x unified", "showlegend": false, "title": {"font": {"size": 16}, "text": "P-VAL Standard Deviation: Empirical vs Theoretical Differences by Hemisphere"}, "width": 1400, "xaxis": {"anchor": "y", "domain": [0, 1], "showticklabels": false}, "xaxis2": {"anchor": "y2", "domain": [0, 1], "tickangle": -45, "tickfont": {"size": 9}, "title": {"text": "Brain Region"}}, "yaxis": {"anchor": "x", "domain": [0.56, 1], "exponentformat": "power", "title": {"text": "Absolute Difference"}, "type": "log"}, "yaxis2": {"anchor": "x2", "domain": [0, 0.44], "exponentformat": "power", "title": {"text": "Relative Difference"}, "type": "log"}}}
